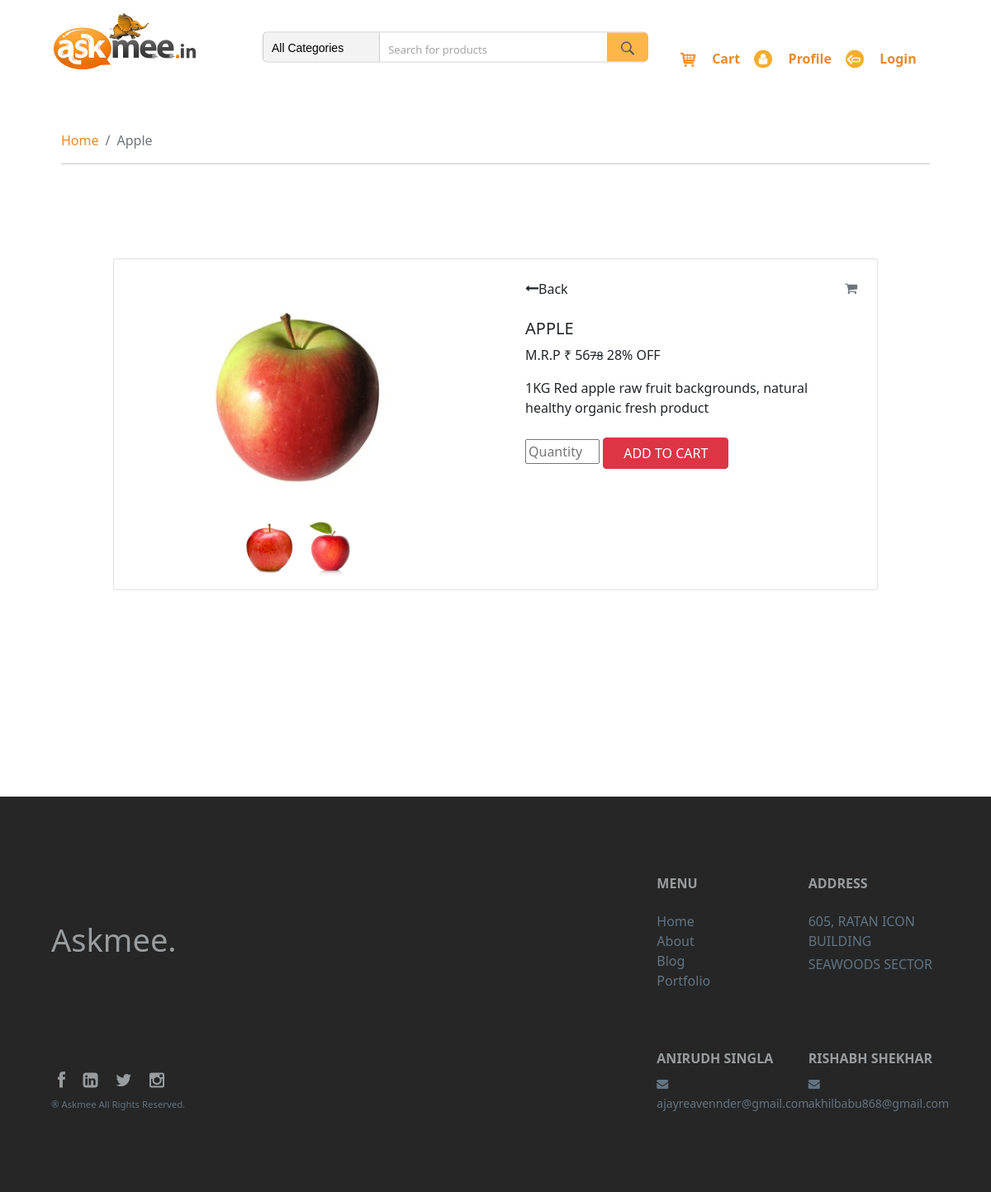
Screenshot of /product/view/5 with the database file from the repository.
### tables this page shows
CREATE TABLE `as_product_master` (
  `id` bigint(20) NOT NULL,
  `product_name` varchar(90) NOT NULL,
  `category_id` bigint(20) NOT NULL
);

CREATE TABLE `as_products` (
  `p_id` bigint(20) NOT NULL,
  `master_product_id` bigint(20) NOT NULL,
  `vendor_id` bigint(20) UNSIGNED NOT NULL,
  `actual_price` float NOT NULL,
  `offer_price` float NOT NULL,
  `description` longtext NOT NULL,
  `quantity` bigint(10) NOT NULL,
  `product_status` int(1) NOT NULL DEFAULT 1 COMMENT '1= Active, 0= Inactive'
);

CREATE TABLE `as_product_images` (
  `id` bigint(20) NOT NULL,
  `product_id` bigint(20) NOT NULL,
  `image_url` varchar(60) NOT NULL
);

### application/controllers/Product.php (called while the page is built, shortened)
<?php
class Product extends CI_Controller {
    function __construct()
    {
        $this->load->model('productlist_model');
    }
    public function view($page){
        $product_data = $this->productlist_model->get_product_data($page);
        $data['product_data'] = $product_data;
        $this->load->view('templates/header');
		$this->load->view('product_view', $data);
		$this->load->view('templates/footer');
    }
}

### index.php (called while the page is built, shortened)
<?php
require_once BASEPATH.'core/CodeIgniter.php';

### application/models/Productlist_model.php (called while the page is built, shortened)
<?php
class Productlist_model extends CI_Model{
    function get_product_data($id)
    {
        $this->db->reset_query();
        $this->db->select('*');
        $this->db->from('as_products');
        $this->db->where('as_products.p_id', $id);
        $this->db->join('as_product_master', 'id = master_product_id', 'left');
        $this->db->join('as_user', 'user_id = vendor_id', 'left');
        $this->db->join('as_categories', 'as_categories.c_id = as_product_master.category_id', 'left');
        $this->db->join('as_product_images', 'as_product_images.product_id = as_products.p_id', 'left');
        $query = $this->db->get();
        $result = $query->result();
        return $result;
    }
}
?>

### application/views/product_view.php (the view, shortened to what this page needs)
<div class="container-fluid">
    <div class="container-fluid">
        <div class="col-sm-12 col-md-12 col-lg-12 content-area  ">
            <nav aria-label="breadcrumb">
                <ol class="breadcrumb">
                    <li class="breadcrumb-item"><a href="<?php echo base_url(''); ?>">Home</a></li>
                    <li class="breadcrumb-item active" aria-current="page"><?php echo($product_data[0]->product_name); ?></li>
                </ol>
            </nav>
            <hr>
        </div>
    </div>
    <div class="container mt-5 mb-5">
        <div class="row d-flex justify-content-center">
            <div class="col-md-10">
                <div class="card">
                    <div class="row">
                        <div class="col-md-6">
                            <div class="images p-3">
                                <div class="text-center p-4"> <img id="main-image" src="<?php echo base_url('/assets/images/newproducts/'.$product_data[0]->p_id.'/'.$product_data[0]->image_url); ?>" width="250" /> </div>
                                <div class="thumbnail text-center">
                                    <?php if(isset($product_data[1])){?>
                                    <img onclick="change_image(this)" src="<?php echo base_url('/assets/images/newproducts/'.$product_data[1]->p_id.'/'.$product_data[1]->image_url); ?>" width="70">
                                    <?php }
                                    if(isset($product_data[2])){?>
                                    <img onclick="change_image(this)" src="<?php echo base_url('/assets/images/newproducts/'.$product_data[2]->p_id.'/'.$product_data[2]->image_url); ?>" width="70">
                                <?php } ?>
                                </div>
                            </div>
                        </div>
                        <div class="col-md-6">
                            <div class="product p-4">
                                <div class="d-flex justify-content-between align-items-center">
                                    <div class="d-flex align-items-center"> <i class="fa fa-long-arrow-left"></i> <span class="ml-1">Back</span> </div> <i class="fa fa-shopping-cart text-muted"></i>
                                </div>
                                <div class="mt-4 mb-3">
                                    <h5 class="text-uppercase"><?php echo($product_data[0]->product_name); ?></h5>
                                    <div class="price d-flex flex-row align-items-center"> <span class="act-price"> M.R.P ₹ <?php echo($product_data[0]->offer_price); ?></span>
                                        <div class="ml-2"> <small class="dis-price"><del><?php echo($product_data[0]->actual_price); ?><del></small> <span>
                                        <?php echo round((($product_data[0]->actual_price - $product_data[0]->offer_price) / $product_data[0]->actual_price)*100); ?>% OFF</span> </div>
                                    </div>
                                </div>
                                <p class="about"><?php echo($product_data[0]->description); ?></p>
                                <div class="cart mt-4 align-items-center">
                                <input type="number" id="quantity" placeholder="Quantity" style="width: 90px" min= 1 max= <?php echo($product_data[0]->quantity); ?> > <button id="addToCart" class="btn btn-danger text-uppercase mr-2 px-4">Add to cart</button>
                            </div>
                            </div>
                        </div>
                    </div>
                </div>
            </div>
        </div>
    </div>
</div>

### assets/assets/css/style.css (style rules this page uses)
small { font-size: calc(12px + (15 - 12) * ((100vw - 360px) / (1600 - 360))) !important }
.content-area { padding: 50px; }
div { display: block; position: relative; -webkit-box-sizing: border-box; -moz-box-sizing: border-box; box-sizing: border-box }
a { text-decoration: none !important; color: #ea8a27; }

### rows the page displays
as_product_master: product_name "Apple", product_name "APPLE"
as_products: p_id.image_url (picture), offer_price "56", actual_price "78", actual_price+offer_price "28", description "1KG Red apple raw fruit backgrounds, natural healthy organic fresh product"
